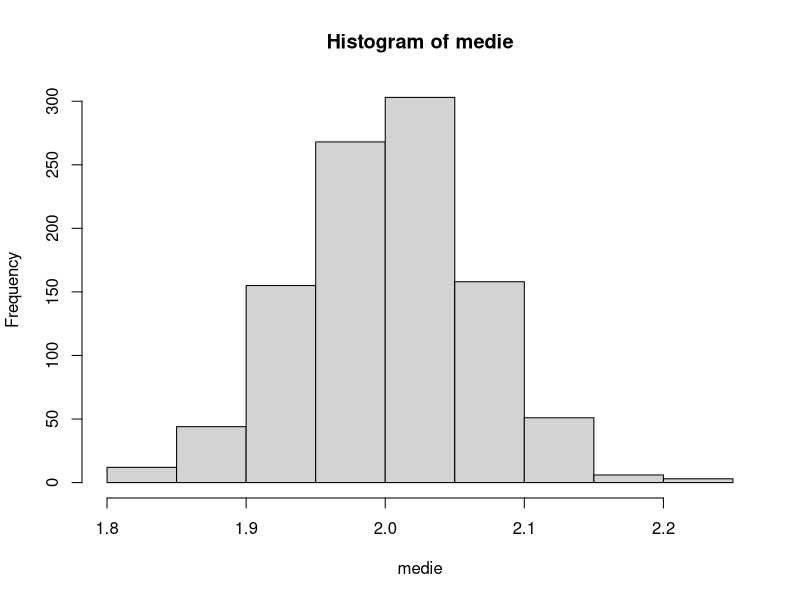
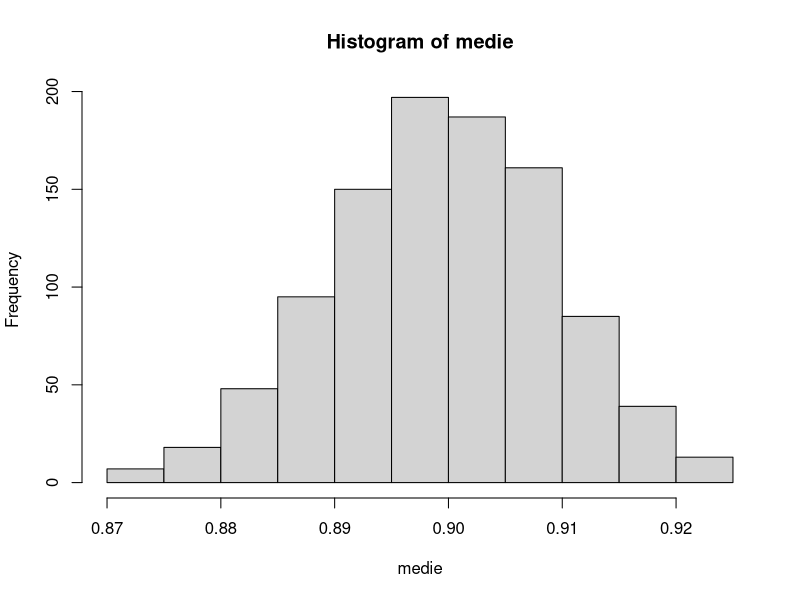
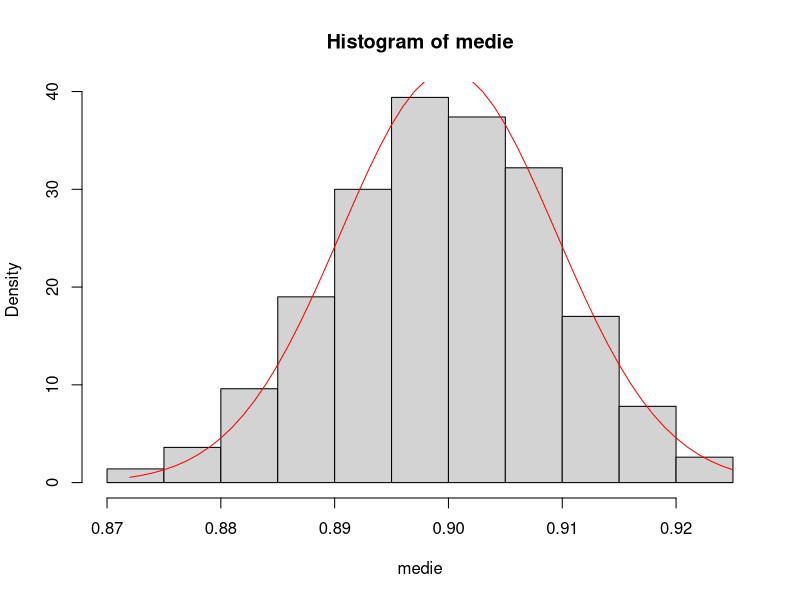

R code for these plots, in order:

# teorema del limite centrale

## parto da una distribuzione exp
R <- 1000 # quanti campioni casuali di taglia N genero
N <- 1000 # dimensione del campione casuale
trueMedia <- 2
p <- 1/trueMedia
trueSD <- 1/p

# genero un insieme di campioni casuali di taglia N
dati <- matrix(nrow = N, ncol = R)
medie <- numeric(R)
for (indice in 1:R){
  dati[,indice] <- rexp(N,p)
  medie[indice] <- mean(dati[,indice])
}

hist(medie)

## parto da una distribuzione binomiale
trueMedia <- 0.9
p <- 1/trueMedia
trueSD <- sqrt(trueMedia*(1-trueMedia))

dati <- matrix(nrow = N, ncol = R)
medie <- numeric(R)
for (indice in 1:R){
  dati[,indice] <- rbinom(N,1,trueMedia)
  medie[indice] <- mean(dati[,indice])
}

hist(medie)

# la normale N(0,1)

x <- seq(min(medie), max(medie), 0.001)
mediaNormale <- trueMedia
sdNormale <- trueSD/sqrt(N)
hist(medie,freq = FALSE)
lines(x,dnorm(x,mean = mediaNormale, sd = sdNormale),col="red")